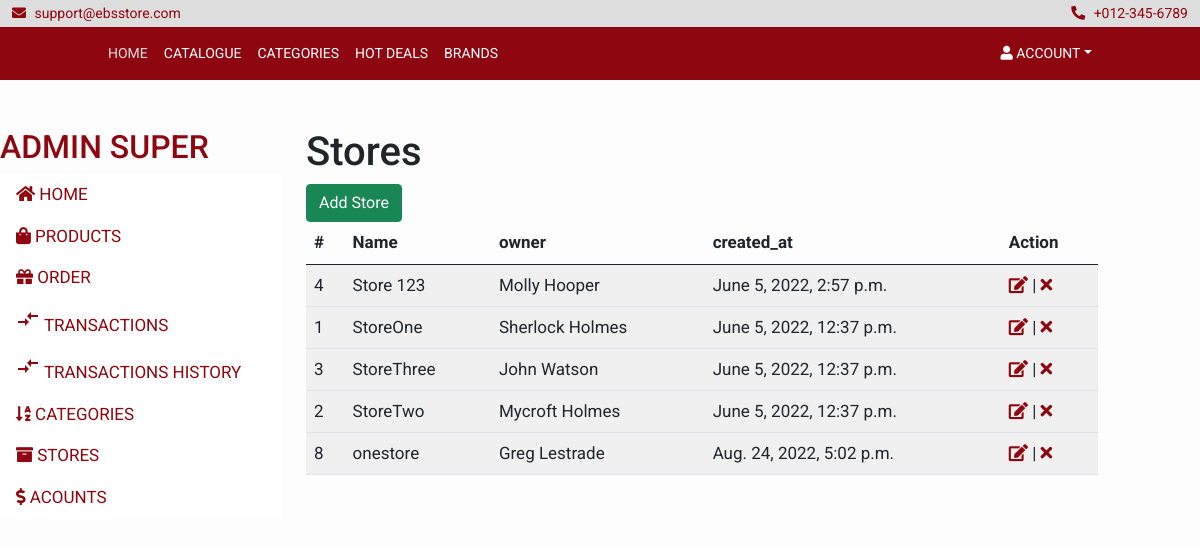
The page /admin-stores-view (signed in) on the database its author committed.
### account/models.py (models this page shows, shortened)
class UserAccount(AbstractBaseUser, PermissionsMixin):
    username = models.CharField(max_length=255, unique=True)
    first_name=models.CharField(max_length=255)
    last_name=models.CharField(max_length=255)
    email = models.EmailField(max_length=255, unique=True)
    is_superuser = models.BooleanField(default=False)
    is_admin = models.BooleanField('Is Admin', default=False)
    is_staff = models.BooleanField(default=False)
    is_customer = models.BooleanField(default=True)
    is_client = models.BooleanField(default = False)
    balance = models.DecimalField(max_digits=15, decimal_places=2, default=0)
    user_type = models.PositiveIntegerField(choices=CHOICES, default=1)
    created_at = models.DateTimeField(auto_now_add=True)
    update_at= models.DateTimeField(auto_now=True)
    objects = UserAccountManager()
    USERNAME_FIELD = 'username'
    REQUIRED_FIELDS = ['first_name', 'last_name', 'email']
    def __str__(self) -> str:
        return self.first_name + " " + self.last_name

class Store(models.Model):
    name = models.CharField(max_length=255)
    owner = models.OneToOneField(UserAccount, related_name="store",  on_delete=models.CASCADE)
    is_store_active = models.BooleanField(default=False)
    created_at = models.DateTimeField(auto_now_add=True)
    class Meta:
        ordering = ['name']

### store/views.py (the view)
# urls.py: path('admin-stores-view', views.admin_stores_view, name="admin_stores_view"),
@user_passes_test(lambda u: u.is_superuser)
def admin_stores_view(request):
    stores =  Store.objects.all()
    total = stores.count()
    return render(request, 'dashboard/stores/admin_stores_view.html', {'stores': stores, 'total': total})

### cart/context_processor.py (called while the page is built)
def cart(request):
    return {'cart': Cart(request)}

### store/context_processor.py (called while the page is built)
def categories(request):
    categories = Category.objects.all()
    return {'categories': categories}

def brands(request):
    brands = Brand.objects.all()
    return {'brands': brands}

### templates/dashboard/stores/admin_stores_view.html
{% extends "../admin_dashboard.html" %}
{%block dashboard_content%}
    <h1>Stores</h1>
    <a href="{%url 'admin_store_add_view'%}" class="btn btn-success"> Add Store </a>
    {% if stores %}
     <table class="table table-striped table-hover">
        <thead>
          <th>#</th>
          <th>Name</th>
          <th>owner</th>
          <th>created_at</th>
          <th>Action</th>
        </thead>
        <tbody>
      {% for store in stores %}
          <tr>
            <td> {{store.id}}</td>
            <td>{{store.name}}</td>
            <td>{{store.owner}}</td>
            <td>{{store.created_at}}</td>
            <td><a href="{% url 'admin_edit_store' store.id %}"> <i class="fa fa-edit"></i></a> |
              <a href="{% url 'admin_delete_store' store.id %}"><i class="fa fa-times"></i></a></td>
            <tr>
          {% endfor %}
          </tbody>
      </table>
    {%else %}
          <p>No Store exists</p>
      {%endif%}
{%endblock%}

### templates/dashboard/admin_dashboard.html (shortened to what this page needs)
{% load static %}
<!DOCTYPE html>
<html lang="en">
  <head>
    <link rel="stylesheet" href="https://cdnjs.cloudflare.com/ajax/libs/font-awesome/4.7.0/css/font-awesome.min.css">
    <link
      href="https://cdn.jsdelivr.net/npm/bootstrap@5.0.2/dist/css/bootstrap.min.css"
      rel="stylesheet"
    />
    <link href="https://cdnjs.cloudflare.com/ajax/libs/font-awesome/5.10.0/css/all.min.css" rel="stylesheet">
    <link href="{% static 'css/dashboard.css'%}" rel="stylesheet">
    <link href="{% static 'css/main.css'%}" rel="stylesheet">
  </head>
  <body>
  {% include "../components/topbar.html"%}
  {% include "../components/primary_navbar.html"%}
<div class="row">
  <div class="col-3 mt-5 ">
    <aside >
        <div>
          {% if user.user_type == 0 %}
              <h2>{{user.store.name}}</h2>
          {% else  %}
              <h2> {{user.first_name}}  {{user.last_name}}</h2>
          {%endif%}
        </div>
          <ul class="nav flex-column" style="background:white">
            <li class="nav-item">
              <a class="nav-link" href="{%url 'dashboard'%}"><i class="fa fa-home"></i> Home</a>
            </li>
            <li class="nav-item">
              <a class="nav-link" href="{%url 'admin_products_views'%}"><i class="fa fa-shopping-bag"></i> Products</a>
            </li>
            <li class="nav-item">
              <a class="nav-link" href="{%url 'order:admin_order_view'%}"><i class="fa fa-gift"></i> Order</a>
            </li>
            <li class="nav-item">
              <a class="nav-link" href="{%url 'order:admin_transaction_history'%}"><i class="material-icons">compare_arrows</i> Transactions</a>
            </li>
            <li class="nav-item">
              <a class="nav-link" href="{%url 'order:admin_total_transaction_history'%}"><i class="material-icons">compare_arrows</i> Transactions History</a>
            </li>
            <li class="nav-item">
              <a class="nav-link" href="{%url 'admin_categories_views'%}"><i class="fa fa-sort-alpha-asc"></i> Categories</a>
            </li>
            <li class="nav-item">
              <a class="nav-link" href="{%url 'admin_stores_view'%}"><i class="fa fa-archive"></i> Stores</a>
            </li>
            <li class="nav-item">
              <a class="nav-link" href="{%url 'admin_users_view'%}"><i class="fa fa-dollar"></i> Acounts</a>
            </li>
      </aside>
  </div>
  <div class="col-8 mt-5">
     <section >
      <div class="row">
        <div class="col-lg-12">
          {%block dashboard_content%}
          {% endblock dashboard_content%}
      </div>
  </div>
  </section>
</div>
</div>
  </body>
</html>

### static/css/dashboard.css (style rules this page uses)
body { padding-bottom: 30px; position: relative; min-height: 100%; }
a { transition: background 0.2s, color 0.2s; }

### static/css/main.css (style rules this page uses)
:root { --primary: #8e060f; --white: #ffffff; }
body { font-family: "Roboto", sans-serif; overflow-x: hidden; font-size: 17px; background-color: #fdfdfd; }
a { color: #8e060f; outline: none; text-decoration: none; }
.nav-item { color:#8e060f; }
.nav a { color: #8e060f; }
@media (min-width: 768px) { .nav, .nav .navbar { background: #8e060f; color:#ddd; } }
aside { color: #8e060f; text-transform: uppercase; }

### rows shown on the page
UserAccount: first_name "ADMIN", last_name "SUPER"
Store: id "4", name "Store 123", owner "Molly Hooper", created_at "June 5, 2022, 2:57 p.m."
Store: id "1", name "StoreOne", owner "Sherlock Holmes", created_at "June 5, 2022, 12:37 p.m."
Store: id "3", name "StoreThree", owner "John Watson", created_at "June 5, 2022, 12:37 p.m."
Store: id "2", name "StoreTwo", owner "Mycroft Holmes", created_at "June 5, 2022, 12:37 p.m."
Store: id "8", name "onestore", owner "Greg Lestrade", created_at "Aug. 24, 2022, 5:02 p.m."
